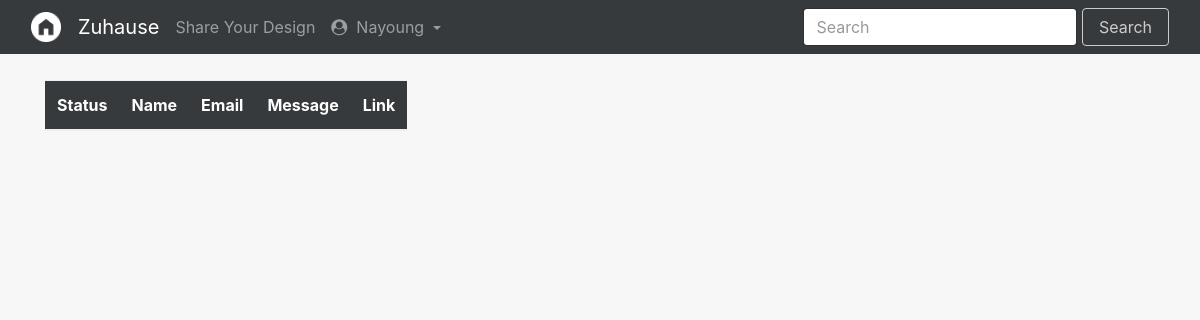
The app's page /messageInterface.php?email=nayoung@hotmail.com (signed in), older data.
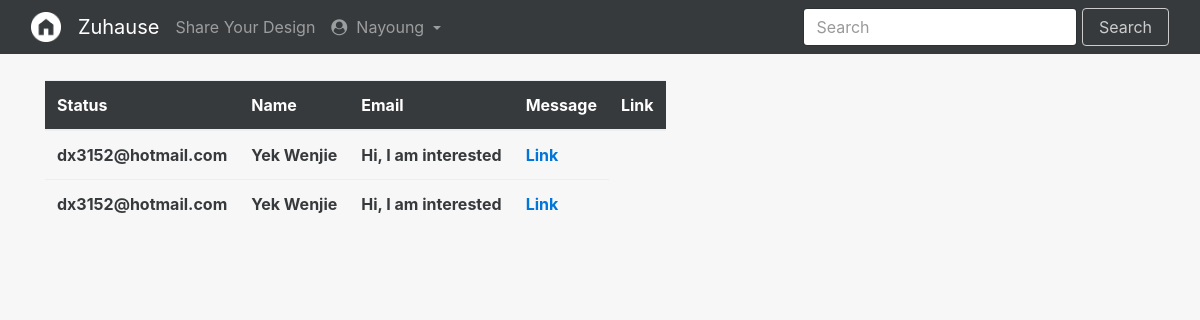
The same page, newer data.
### tables this page shows
CREATE TABLE `message` (
  `id` int(11) NOT NULL,
  `name` varchar(255) NOT NULL,
  `email` varchar(255) NOT NULL,
  `message` varchar(255) NOT NULL,
  `status` int(11) NOT NULL,
  `receiver` varchar(255) NOT NULL,
  `link` varchar(255) NOT NULL
);

### messageInterface.php (the view, shortened to what this page needs)
<?php
include "config.php";
  @$email=$_GET['email'];
?>
<head>
<link rel="stylesheet" type="text/css" href="index_files/login.css">
</head>
  <body>
    <div class="container">
    <table class="table table-hover table-responsive" >
    <thead class="thead-inverse">
        <tr>
        <th>Status</th>
        <th>Name</th>
        <th>Email</th>
        <th>Message</th>
        <th>Link</th>
      </tr>
      </thead>
      <tbody>
    <?php
     $sql="SELECT * FROM message WHERE receiver='$email'";
      $result=$conn->query($sql);
      if ($result->num_rows>0) {
         while($row = $result->fetch_assoc()) {
         echo "
              <th>".$row["name"]."</th>
              <th>".$row["email"]."</th>
              <th>".$row["message"]."</th>
              <th><a href='".$row["link"]."'>Link</a></th>
              </tr>";
         }
      }
    ?>
    </div>

### config.php (shortened to what this page needs)
<!DOCTYPE html>
<html lang="en"><head><meta http-equiv="Content-Type" content="text/html; charset=UTF-8">
    <link href="./index_files/bootstrap.min.css" rel="stylesheet">
    <link rel="stylesheet" href="font-awesome-4.7.0/css/font-awesome.min.css">
  </head>
  <body>
    <div class="navbar navbar-static-top navbar-dark bg-inverse navbar-fixed-top" id="top">
      <div class="container-fluid">
        <a href="index.php" class="navbar-brand" >
        <img src="picture/logo.png" width="30px" height="30px" class="d-inline-block align-top" alt="Zuhause, share your house design!">
        &nbsp Zuhause
        </a>
        <div class="collapse navbar-toggleable-md" id="navbarResponsive">
    <ul class="nav navbar-nav">
    <li class="nav-item ">
      <a class="nav-link" href="insertDesignInterface.php">Share Your Design </a>
    </li>
    <?php
    if (@$_SESSION['username']=="") {
    echo "<li class='nav-item float-xs-left'>
            <a class='nav-link' href='loginInterface.php'>
            <i class='fa fa-user-circle' aria-hidden='true'></i>&nbspLogin
            </a>
            </li>";
 } else{
  echo "<li class='nav-item dropdown float-xs-left'>
      <a class='nav-link dropdown-toggle' href='http://example.com' id='supportedContentDropdown' data-toggle='dropdown' aria-haspopup='true' aria-expanded='false'>
      <i class='fa fa-user-circle' aria-hidden='true'></i>&nbsp ".ucfirst(@$_SESSION['username'])."
      </a>
      <div class='dropdown-menu ' aria-labelledby='supportedContentDropdown'>";
        echo "
        <a class='dropdown-item' href='manageDesignInterface.php?email=".@$_SESSION['email']."'>
        <i class='fa fa-cog' aria-hidden='true'></i>&nbspManage Design </a>
        <a class='dropdown-item' href='messageInterface.php?email=".@$_SESSION['email']."'>
        <i class='fa fa-envelope-o' aria-hidden='true'></i>&nbspMessage </a>
        <a class='dropdown-item' href='updateInterface.php?email=".@$_SESSION['email']."'>
        <i class='fa fa-user-circle' aria-hidden='true'></i>
        &nbspUpdate
        </a>
        <a class='dropdown-item' href='logout.php'>
        <i class='fa fa-sign-out' aria-hidden='true'></i>
        &nbspLog Out
        </a>
      </div>
    </li>";
 }
    ?>
    <form class="form-inline float-xs-right" method="get" action="searchResultInterface.php">
    <li class="nav-item ">
    <input class="form-control" type="text" placeholder="Search" name="search">
    <button class="btn btn-outline-secondary" type="submit">Search</button>
    </li>
    </form>
    </ul>
  </div>
      </div>
    </div>
</body>
</html>
</body></html>

### index_files/login.css (style rules this page uses)
body { padding-top: 5rem; background-color: #f7f7f7; }

Row changes from the older to the newer data that the page shows:
added message: name "dx3152@hotmail.com", email "Yek Wenjie", message "Hi, I am interested"
added message: name "dx3152@hotmail.com", email "Yek Wenjie", message "Hi, I am interested"
